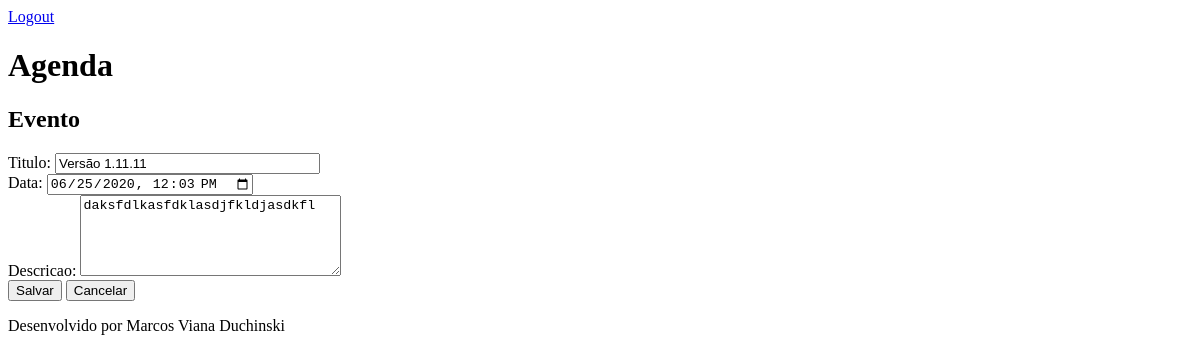
The app's page /agenda/evento/?id=8 (signed in), older data.
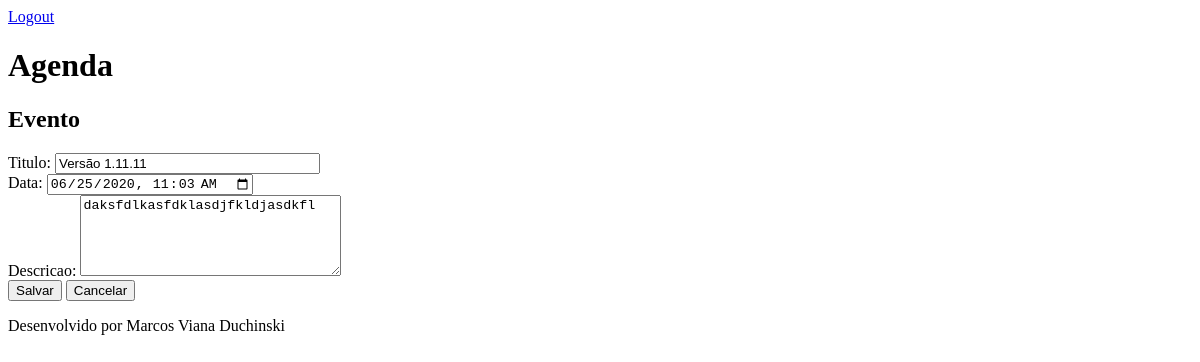
The same page, newer data.
### core/models.py (models this page shows, shortened)
class Evento(models.Model):
    titulo = models.CharField(max_length=100)
    descricao = models.TextField(blank=True, null=True)
    data_evento = models.DateTimeField(verbose_name='Data do Evento')
    data_criacao = models.DateTimeField(auto_now=True)
    usuario = models.ForeignKey(User, on_delete=models.CASCADE)
    class Meta:
        db_table = 'evento'
    def get_data_evento_input(self):
        return self.data_evento.strftime('%Y-%m-%dT%H:%M')

### core/views.py (the view)
# urls.py: path('agenda/evento/', views.evento),
@login_required(login_url='/login/')
def evento(request):
    id_evento = request.GET.get('id')
    dados = {}
    if id_evento:
        dados['evento'] = Evento.objects.get(id=id_evento)
    return render(request, 'evento.html',dados)

### templates/evento.html (shortened to what this page needs)
{% extends "model-page.html" %}
{% block content %}
    <form  action="submit" method="POST" >{% csrf_token %}
        <section id="evento">
                <h2>Evento</h2>
                <label>Titulo:</label>
                <input type="text" name="titulo" size="30" value="{{ evento.titulo }}">
                <br>
                <label>Data:</label>
                <input type="datetime-local" name="data" value="{{ evento.get_data_evento_input }}">
                 <br>
                <label>Descricao:</label>
                <textarea  name="descricao" rows="5" cols="30">{{ evento.descricao }}</textarea>
                <br>
                <button type="submit">Salvar</button>
                <a href="/">
                      <button type="button">Cancelar</button>
                </a>
        </section>
     </form>
  {% endblock %}

Row changes from the older to the newer data that the page shows:
changed Evento "Versão 1.11.11": data "06/25/2020 12:03" → "06/25/2020 11:03"
